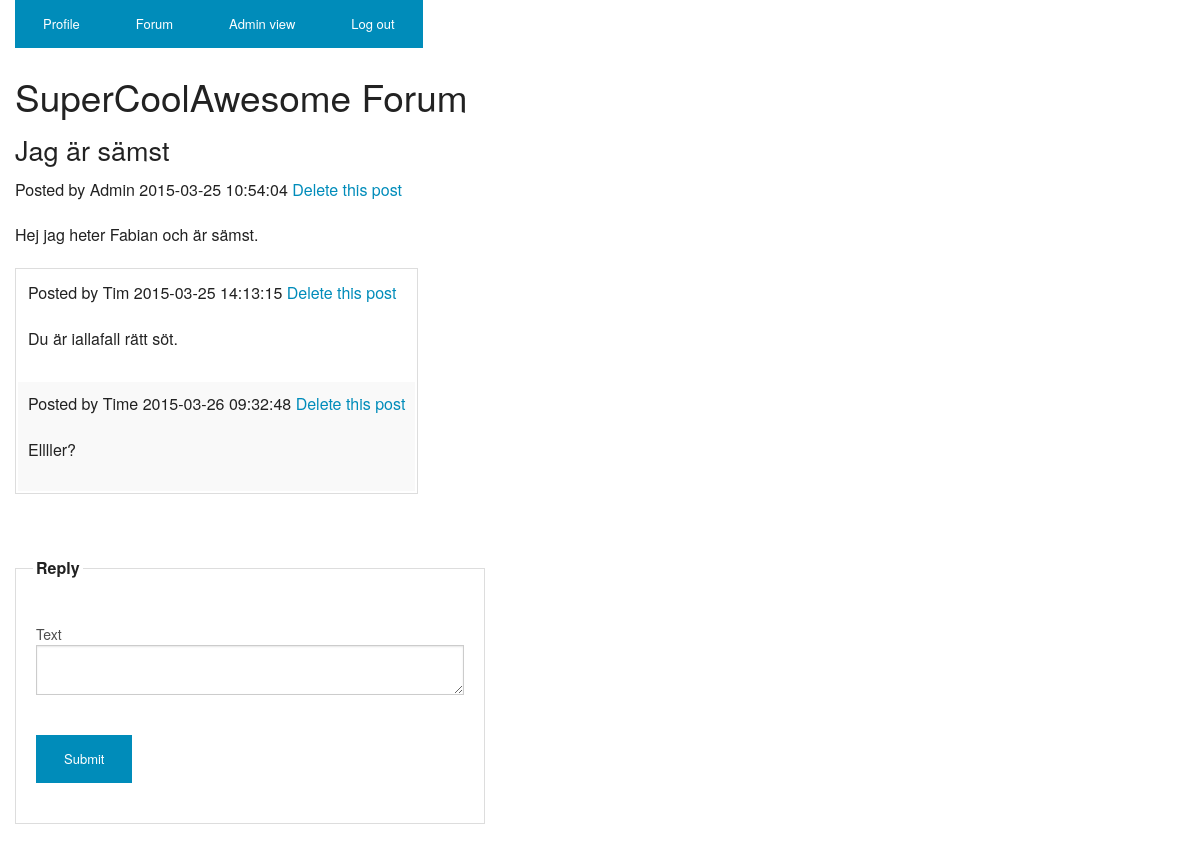
Screenshot of /Laboration_2/index.php?forum&thread=4 (signed in) with the database file from the repository.
### tables this page shows
CREATE TABLE IF NOT EXISTS `forum` (
  `id` int(10) unsigned NOT NULL AUTO_INCREMENT,
  `parentid` int(10) unsigned NOT NULL,
  `title` varchar(50) NOT NULL,
  `text` varchar(1024) NOT NULL,
  `author` int(11) NOT NULL,
  `timeposted` timestamp NOT NULL DEFAULT CURRENT_TIMESTAMP ON UPDATE CURRENT_TIMESTAMP,
  PRIMARY KEY (`id`)
);

CREATE TABLE IF NOT EXISTS `user` (
  `ID` int(11) NOT NULL AUTO_INCREMENT COMMENT 'Primary key',
  `username` varchar(30) NOT NULL,
  `password` varchar(50) NOT NULL,
  `role` tinyint(1) unsigned NOT NULL DEFAULT '1',
  PRIMARY KEY (`ID`)
);

### Laboration_2/src/ForumController.php (called while the page is built, shortened)
<?php
require_once("src/Post.php");
require_once("src/ForumView.php");
require_once("src/ForumModel.php");
class ForumController {
	private $forumModel;
	private $forumView;
	public function __construct() {
		$this->forumModel = new ForumModel();
		$this->forumView = new ForumView($this->forumModel);
	}
	public function doControl() {
		if($this->forumView->getThread() > 0) {
			$post = $this->forumModel->getPostById($this->forumView->getThread());
			if($post->getParentId() == 0 && $post->getPostId() > 0) {
				return $this->forumView->showThread($this->forumView->getThread());
			}
		}
		return $this->forumView->showForum();
	}
}
?>

### Laboration_2/src/NavigationController.php (called while the page is built, shortened)
<?php
require_once ("src/ForumController.php");
class NavigationController
{
	private $loginmodel;
	public function __construct() {
		$this->loginmodel = new LoginModel();
	}
	public function doNavigation()
	{
		try
		{
			switch (NavigationView::getAction())
			{
				case NavigationView::$actionForum:
					if($this->loginmodel->userLoggedInStatus()) {
						$controller = new ForumController();
						$result = $controller->doControl();
					} else {
						$controller = new LoginController();
						$result = $controller->doControll();
					}
					return $result;
					break;
			}
		}
		catch (Exception $e)
		{
			if($this->loginmodel->userLoggedInStatus()) {
				$controller = new ForumController();
				$result = $controller->doControl();
			} else {
				$controller = new LoginController();
				$result = $controller->doControll();
			}
			return $result;
		}
	}
}
?>

### Laboration_2/index.php (called while the page is built, shortened)
<?php
require_once ("common/HTMLView.php");
require_once ("src/NavigationController.php");
try {
	$c = new NavigationController();
	$htmlBody = $c->doNavigation();
}
catch(Exception $e) {
	die("An unexpected error has occurred!");
}

### Laboration_2/src/ForumRepository.php (called while the page is built, shortened)
<?php
require_once("src/Post.php");
class ForumRepository extends Repository {
	private static $id = "id";
	private static $parentId = "parentid";
	private static $title = "title";
	private static $text = "text";
	private static $author = "author";
	private static $timePosted = "timeposted";
	private static $dbTable = "forum";
	public function getPostByID($postId)
	{
		try {
			$db = $this -> connection();
			$sql = "SELECT * FROM " . self::$dbTable . " WHERE " . self::$id . " = ?";
			$params = array($postId);
			$query = $db -> prepare($sql);
			$query -> execute($params);
			$result = $query -> fetch();
			$post = new Post($result[self::$id], $result[self::$parentId], $result[self::$title], $result[self::$text], $result[self::$author], $result[self::$timePosted]);
			return $post;
		}
		catch(PDOException $e) {
			throw new DatabaseException('POST_FETCH');
		}
	}
	public function getPostsByParent($parentId) {
		try {
			$db = $this -> connection();
			$sql = "SELECT * FROM " . self::$dbTable . " WHERE " . self::$parentId . " = ?";
			$params = array($parentId);
			$query = $db -> prepare($sql);
			$query -> execute($params);
			$result = $query -> fetchAll();
			$posts = array();
			foreach($result as $row)
			{
				$post = new Post($row[self::$id], $row[self::$parentId], $row[self::$title], $row[self::$text], $row[self::$author], $row[self::$timePosted]);
				$posts[] = $post;
			}
			return $posts;
		}
		catch(PDOException $e) {
			throw new DatabaseException('POST_FETCH');
		}
	}
}
?>

### Laboration_2/src/ForumModel.php (called while the page is built, shortened)
<?php
require_once("src/ForumRepository.php");
require_once("src/UserRepository.php");
class ForumModel {
	private $forumRepository;
	public function __construct() {
		$this->forumRepository = new ForumRepository();
	}
	public function getChildPosts($parentId) {
		$posts = $this->forumRepository->getPostsByParent($parentId);
		return $posts;
	}
	public function getPostById($id) {
		return $this->forumRepository->getPostById($id);
	}
}
?>

### Laboration_2/src/Post.php (called while the page is built, shortened)
<?php
	class Post {
		private $postId;
		private $title;
		private $text;
		private $timePosted;
		public function __construct($postId = 0, $parentId, $title, $text, $author, $timePosted = null) {
			$this->postId = $postId;
			$this->title = $title;
			$this->text = $text;
			$this->timePosted = $timePosted;
		}
		public function getPostId() {
			return $this->postId;
		}
		public function getTitle() {
			return $this->title;
		}
		public function getText() {
			return $this->text;
		}
		public function getTimePosted() {
			return $this->timePosted;
		}
	}
?>

### Laboration_2/src/UserRepository.php (called while the page is built, shortened)
<?php
require_once('./src/User.php');
class UserRepository extends Repository {
	private static $id = 'ID';
	private static $username = 'username';
	private static $password = 'password';
	private static $role = 'role';
	private static $dbTable = 'user';
	public function getUserByID($userId)
	{
		try {
			$db = $this -> connection();
			$sql = "SELECT * FROM " . self::$dbTable . " WHERE " . self::$id . " = ?";
			$params = array($userId);
			$query = $db -> prepare($sql);
			$query -> execute($params);
			$result = $query -> fetch();
			$user = new User($result[self::$id], $result[self::$username], $result[self::$password], $result[self::$role]);
			return $user;
		}
		catch(PDOException $e) {
			throw new DatabaseException('USER_FETCH');
		}
	}
}

### Laboration_2/src/User.php (called while the page is built, shortened)
<?php
	class User{
		private $username;
		public function __construct($userId, $username, $password, $role = 3){
			$this->username = $username;
		}
		public function getUsername(){
			return $this->username;
		}
	}

### Laboration_2/src/ForumView.php (the view, shortened to what this page needs)
<?php
require_once("src/Post.php");
require_once("src/UserRepository.php");
class ForumView {
	private $forumModel;
	private $message;
	private $activeUser;
	private $userRepository;
	public function __construct($forumModel) {
		$this->forumModel = $forumModel;
		$this->message = "";
		$this->activeUser = $this->forumModel->getUser($_SESSION["userID"]);
		$this->userRepository = new UserRepository();
	}
	public function getThread() {
		if(isset($_GET["thread"])) {
			return $_GET["thread"];
		}
		return 0;
	}
	public function showThread($parentId) {
		$html = "<h2>SuperCoolAwesome Forum</h2>";
		$html .= $this->message;
		$parentPost = $this->forumModel->getPostById($parentId);
		$childPosts = $this->forumModel->getChildPosts($parentId);
		$delete = "";
		if($this->activeUser->getRole() <= 2 || $this->activeUser->getUserId() == $parentPost->getAuthor()) {
			$delete = "<a href='?forum&thread=" . $parentId . "&delete=" . $parentPost->getPostId() . "'>Delete this post</a>";
		}
		$user = $this->userRepository->getUserByID($parentPost->getAuthor());
		$html .= "<h3>" . $parentPost->getTitle() . "</h3>";
		$html .= "<p>Posted by " . $user->getUsername() . " " . $parentPost->getTimePosted() . " " .  $delete . "</p>";
		$html .= "<p>" . $parentPost->getText() . "</p>";
		$postsAsRows = "";
		foreach ($childPosts as $post) {
			$delete = "";
			$commentUser = $this->userRepository->getUSerByID($post->getAuthor());
			if($this->activeUser->getRole() <= 2 || $this->activeUser->getUserId() == $post->getAuthor()) {
				$delete = "<a href='?forum&thread=" . $parentId . "&delete=" .$post->getPostId() . "'>Delete this post</a>";
			}
			$postsAsRows .= "
			<tr>
				<td><p>Posted by " . $commentUser->getUsername() . " " . $post->getTimePosted() . " " . $delete . "</p>
				<p>" . $post->getText() . "</p></td>
			</tr>";
		}
		$forumTable = "
		<table>
			" . $postsAsRows . "
		</table>";
		$html .= $forumTable;
		$forumForm = "
		<form method='post' action=''><br>
			<fieldset>
				<legend>Reply</legend>
				<input type='hidden' name='parentid' value='" . $this->getThread() . "'>
				<input type='hidden' name='title' value='reply'><br>
				<label for='text'>Text</label>
				<textarea id='text' name='text'></textarea><br>
				<input type='submit' class='small button'>
			</fieldset>
		</form>
		";
		$html .= $forumForm;
		return $html;
	}
}
?>

### rows the page displays
forum: title "Jag är sämst", timeposted "2015-03-25 10:54:04", text "Hej jag heter Fabian och är sämst."
user: username "Admin"
forum: user.username "Tim", timeposted "2015-03-25 14:13:15", text "Du är iallafall rätt söt."
forum: user.username "Time", timeposted "2015-03-26 09:32:48", text "Ellller?"
